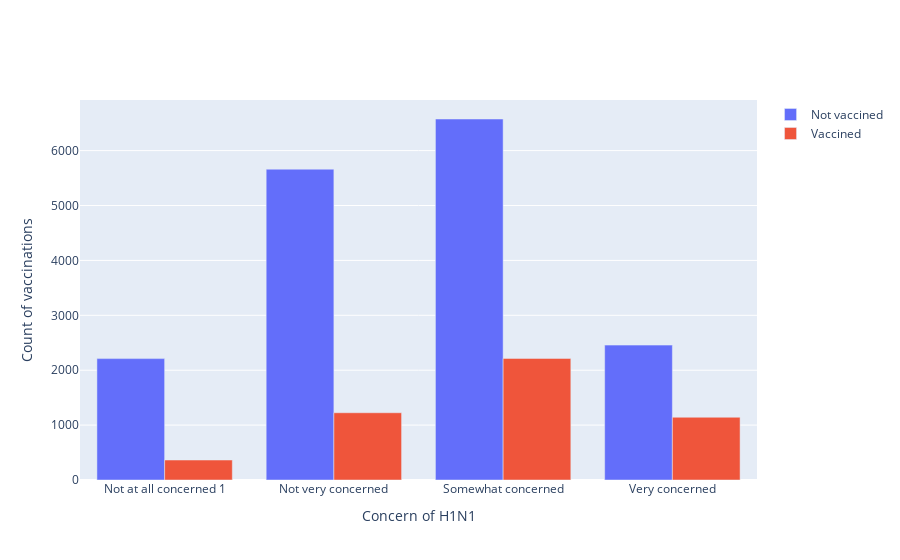

Notebook cell for this chart:
### Code cell
fig = go.Figure(data=[
    go.Bar(name='Not vaccined', x=data.query('h1n1_vaccine == 0')['h1n1_concern'], y=data.query('h1n1_vaccine == 0')['count']),
    go.Bar(name='Vaccined', x=data.query('h1n1_vaccine == 1')['h1n1_concern'], y=data.query('h1n1_vaccine == 1')['count'])
])
# Change the bar mode
fig.update_layout(barmode='group')
fig.update_xaxes(title='Concern of H1N1',
    ticktext=['Not at all concerned 1', 'Not very concerned', 'Somewhat concerned', 'Very concerned'],
    tickmode='array', tickvals = [0,1, 2, 3])
fig.update_yaxes(title='Count of vaccinations')
fig.show()

### Figure 1 — Plotly figure (JSON) as saved in the notebook; plotly's stock layout.template omitted (floating-point values rounded to 4 significant figures)
{"data": [{"name": "Not vaccined", "type": "bar", "x": [0, 1, 2, 3], "y": [2211, 5662, 6576, 2457]}, {"name": "Vaccined", "type": "bar", "x": [0, 1, 2, 3], "y": [364, 1225, 2215, 1143]}], "layout": {"barmode": "group", "xaxis": {"tickmode": "array", "ticktext": ["Not at all concerned 1", "Not very concerned", "Somewhat concerned", "Very concerned"], "tickvals": [0, 1, 2, 3], "title": {"text": "Concern of H1N1"}}, "yaxis": {"title": {"text": "Count of vaccinations"}}}}
